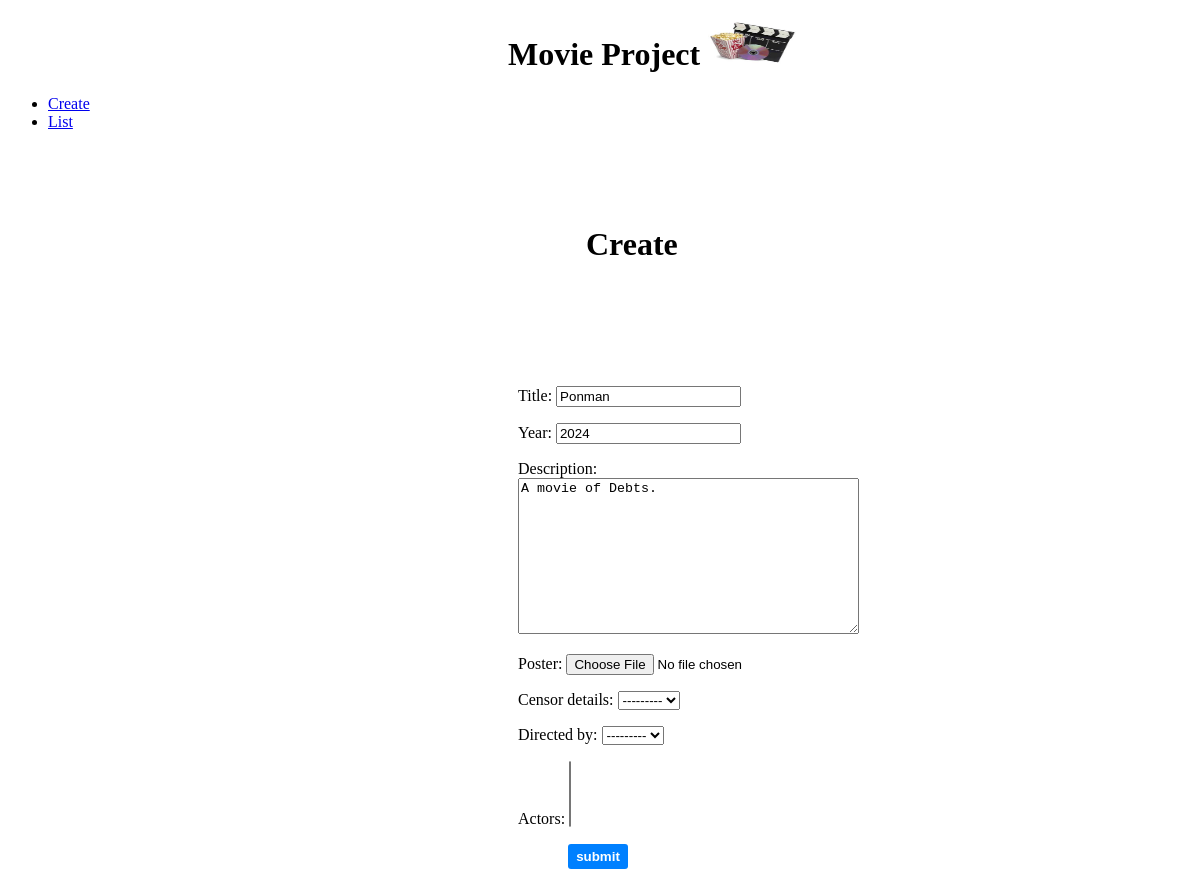
/edit/13, run on the app's committed database.
### movies/models.py (models this page shows, shortened)
class MovieInfo(models.Model):
    title=models.CharField(max_length=90)
    year=models.IntegerField(null=True)
    description=models.TextField()
    poster=models.ImageField(upload_to='images/',null=True)
    censor_details=models.OneToOneField(CensorInfo,on_delete=models.SET_NULL,related_name='movie',null=True)
    directed_by=models.ForeignKey(Directors,null=True,on_delete=models.CASCADE,related_name='directed_movies')
    actors=models.ManyToManyField(Actors, related_name='acted_movies')

### movies/views.py (the view)
# urls.py: path('edit/<pk>', views.edit,name='edit'),
def edit(request,pk):
    instance_to_be_edited=MovieInfo.objects.get(pk=pk)
    if request.POST:
          frm=MovieForm(request.POST,instance=instance_to_be_edited)
          if frm.is_valid():
                instance_to_be_edited.save()
    else:
                frm=MovieForm(instance=instance_to_be_edited)
    return render(request,'create.html',{'form':frm})

### movies/forms.py
class MovieForm(ModelForm):
    class Meta:
        model=MovieInfo
        fields='__all__'

### Templates/create.html (shortened to what this page needs)
<!DOCTYPE html>
<html lang="en">
<head>
</head>
<body>
{% extends 'blank_layout.html' %}
    {% block content %}
      <h1 class="title-common">Create</h1>
    <div class="form-enter">
      <form class="form" method="post" enctype="multipart/form-data">
        {{ form.as_p }}
        <button type="submit" class="btn">submit</button>
      </form>
    </div>
    {% endblock content %}

### static/css/style.css (style rules this page uses)
.title-common { margin-left: 578px; margin-top: 155px; font-size: xx-large; }
.form { margin-left: 550px; margin-top: 100px; }
.btn { font-weight: bold; margin-left: 50px; background-color: rgb(0, 128, 255); color: white; height: 25px; width: 60px; border: none; border-radius: 3px; cursor: pointer; }
.form-enter { width: 930px; margin-left: -40px; padding-right: 109px; height: 300px; padding-top: 1px; }

### data on the page
MovieInfo: title "Ponman", year "2024", description "A movie of Debts.", censor_details "---------", directed_by "---------"
